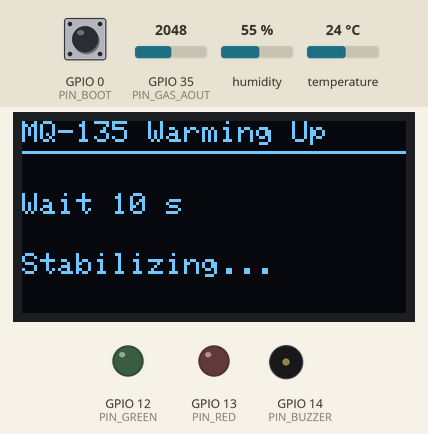
A sketch run on a simulated ESP32. On the bench: 128×64 one-colour display, output pins drawn as LEDs (lit = HIGH), buzzer (waves = sounding, pin HIGH). Inputs (shaded band) come from the test bench; at power-on: GPIO 35 (PIN_GAS_AOUT) = 2048, temperature 24 °C, GPIO 0 (PIN_BOOT) HIGH, humidity 55 % (analog values on the 0–4095 scale). WiFi joins after 1.5 s; servers stay silent unless stated; what the sketch prints to the serial monitor is not drawn.

Above: at 11.4 s.
11.5 s: GPIO 35 (PIN_GAS_AOUT) set to 608
At 28.8 s:
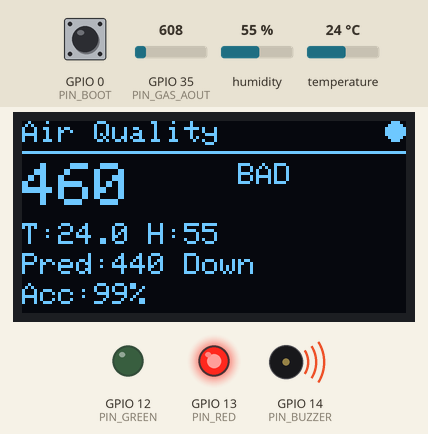
31.5 s: GPIO 35 (PIN_GAS_AOUT) set to 534
At 34.8 s:
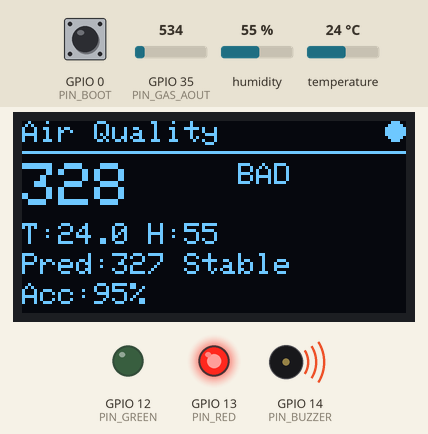
41.5 s: GPIO 35 (PIN_GAS_AOUT) set to 355
At 43.3 s:
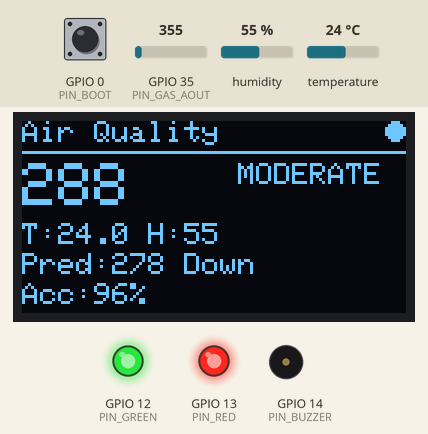
47.5 s: GPIO 35 (PIN_GAS_AOUT) set to 292
At 60.4 s:
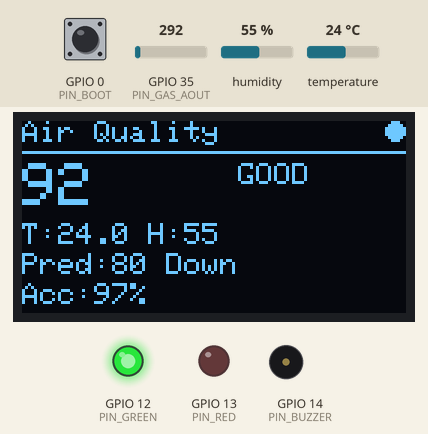
67.5 s: temperature set to 20.1 °C
At 70.6 s:
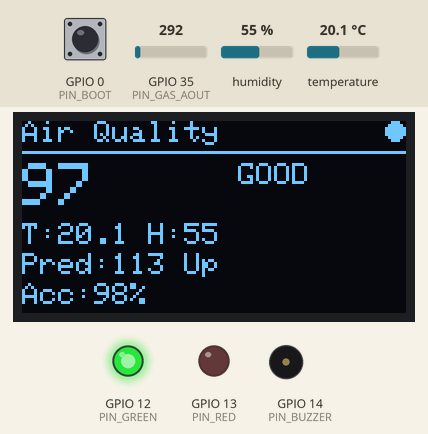
75.5 s: temperature set to 18.8 °C
At 79.0 s:
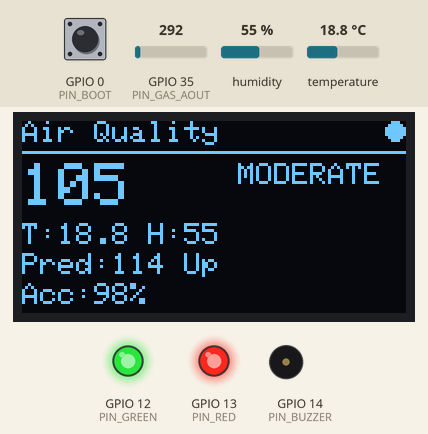
Timing chart, 0 to 80.5 s (numbered marks = the images above; inputs shaded):
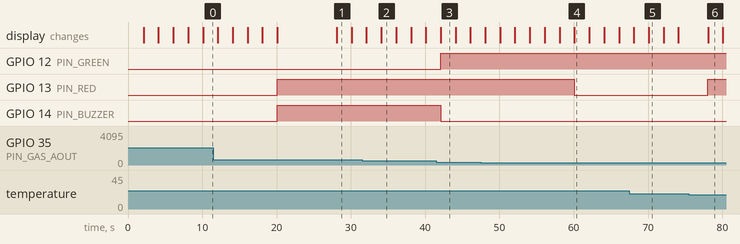

The sketch:

esp.ino
```cpp
// Air Quality Monitoring - ESP32
// Time-series (circular buffer + delta/acceleration) + linear regression.
// Weights trained offline (model/latih_model.py), embedded here.

#include <Wire.h>
#include <Adafruit_GFX.h>
#include <Adafruit_SSD1306.h>
#include <DHT.h>

// ---- Blynk IoT (template IDs MUST be defined before the Blynk header) ----
// BLYNK_PRINT intentionally left undefined: keeps Serial clean for the CSV logger.
#define BLYNK_TEMPLATE_ID   "TMPL6C8L3fR8n"
#define BLYNK_TEMPLATE_NAME "Air Quality"
#define BLYNK_AUTH_TOKEN    "LY2hbYvSKWOuYESDebySWZsRt6OTir1-"
#include <WiFi.h>
#include <BlynkSimpleEsp32.h>

// WiFi credentials. Device still runs fully offline if these are wrong/empty.
const char* WIFI_SSID = "Glu";
const char* WIFI_PASS = "G11111111";

// Blynk virtual datastream pins
#define VP_AQI    V0
#define VP_PRED   V1
#define VP_TEMP   V2
#define VP_HUM    V3
#define VP_GAS    V4
#define VP_STATUS V5
#define VP_ACC    V6
#define VP_TREND  V7

#define PIN_GAS_AOUT 35
#define PIN_GAS_DOUT 34
#define PIN_DHT      4
#define PIN_GREEN    12
#define PIN_RED      13
#define PIN_BUZZER   14
#define PIN_BOOT     0

#define OLED_W    128
#define OLED_H    64
#define OLED_ADDR 0x3C
Adafruit_SSD1306 oled(OLED_W, OLED_H, &Wire, -1);

DHT dht(PIN_DHT, DHT22);

#define ADC_RES 12
#define ADC_MAX 4095

const unsigned long PERIOD_MS = 2000;   // matches dataset Time cadence
const unsigned long WARMUP_MS = 20000;  // MQ-135 heater stabilization

// MQ-135 correction factors (datasheet approximation)
const float TEMP_REF = 20.0f, HUM_REF = 65.0f;
const float COEF_TEMP = 0.02f, COEF_HUM = 0.008f;

// correctedGas -> AQI linear map; must match training dataset scale
const float GAS_CLEAN = 200.0f;
const float GAS_BAD   = 800.0f;
const int   AQI_MAX   = 500;

const int   THRESH_GOOD = 100;
const int   THRESH_MOD  = 300;
const float TEMP_FIRE   = 50.0f;

// Regression weights (features: AQI, prev1, prev2, delta, accel, temp, humidity)
const float W_AQI = 0.93774f, W_PREV1 = 0.32736f, W_PREV2 = -0.27021f;
const float W_DELTA = 0.61038f, W_ACCEL = 0.01281f;
const float W_TEMP = 0.01409f, W_HUM = -0.22247f, W_BIAS = 17.14996f;

// --- Circular buffer for O(1) moving average of gas readings ---
#define WINDOW 10
int  bufSlots[WINDOW];
int  bufHead = 0, bufCount = 0;
long bufSum  = 0;

void maPush(int val) {
  bufSum -= bufSlots[bufHead];
  bufSlots[bufHead] = val;
  bufSum += val;
  bufHead = (bufHead + 1) % WINDOW;
  if (bufCount < WINDOW) bufCount++;
}
int maMean() { return bufCount ? bufSum / bufCount : 0; }

// --- Error ring buffer: tracks MAE for accuracy estimate ---
#define ERR_RING 30
int errRing[ERR_RING];
int errIdx = 0, errCount = 0;

void errAdd(int e) {
  errRing[errIdx] = e;
  errIdx = (errIdx + 1) % ERR_RING;
  if (errCount < ERR_RING) errCount++;
}
int calcMae() {
  if (!errCount) return 0;
  long s = 0;
  for (int i = 0; i < errCount; i++) s += errRing[i];
  return s / errCount;
}

// --- Sensor state & time-series variables ---
int  aqi = 0, aqiPrev1 = 0, aqiPrev2 = 0;
int  delta = 0, accel = 0;
int  predicted = 0, prevPredicted = 0, accuracy = 0;
bool seriesReady = false;

float temp = 0.0f, humidity = 0.0f, correctedGas = 0.0f;
int   gasAvg = 0;
bool  dhtErr = false, gasErr = false;
const char* trend = "Stable";

bool fireAlarm = false;
unsigned long tBoot = 0, tCycle = 0;
long secElapsed = 0;

// --- Anomaly detection (residual-based) ---
const int ANOMALY_THRESH = 25;   // |error| threshold
const int ANOMALY_CYCLES = 3;    // consecutive cycles to trigger
int  anomalyCount = 0;
bool anomaly      = false;

// Non-blocking buzzer
enum BuzzerMode { BUZ_OFF, BUZ_SHORT, BUZ_CONT, BUZ_FIRE, BUZ_ANOMALY };
BuzzerMode    buzzerMode = BUZ_OFF;
unsigned long tBuzzer = 0;
bool          buzzerToggle = false;

// Boot button mute
bool          buzzerMuted = false;
BuzzerMode    mutedAtMode = BUZ_OFF;
bool          bootBtnPrev = HIGH;
unsigned long tDebounce   = 0;
const unsigned long DEBOUNCE_MS = 200;

// Blynk: non-blocking reconnect timer + alert edge tracking
const unsigned long BLYNK_RETRY_MS = 5000;
unsigned long tBlynkRetry = 0;
bool prevFire = false, prevAnomaly = false;

void setLed(bool green, bool red) {
  digitalWrite(PIN_GREEN, green);
  digitalWrite(PIN_RED, red);
}

void serviceBuzzer() {
  if (buzzerMuted) { digitalWrite(PIN_BUZZER, LOW); return; }
  switch (buzzerMode) {
    case BUZ_OFF:   digitalWrite(PIN_BUZZER, LOW);  break;
    case BUZ_CONT:  digitalWrite(PIN_BUZZER, HIGH); break;
    case BUZ_SHORT: digitalWrite(PIN_BUZZER, millis() - tBuzzer < 150); break;
    case BUZ_FIRE:
      if (millis() - tBuzzer >= 120) {
        tBuzzer = millis();
        buzzerToggle = !buzzerToggle;
        digitalWrite(PIN_BUZZER, buzzerToggle);
      }
      break;
    case BUZ_ANOMALY: {   // double beep: 80ms on, 80ms off, 80ms on
        unsigned long dt = millis() - tBuzzer;
        digitalWrite(PIN_BUZZER, (dt < 80) || (dt >= 160 && dt < 240));
      }
      break;
  }
}

// --- Sensor acquisition ---
int readRawGas() {          // burst-16 average to reduce noise
  long s = 0;
  for (int i = 0; i < 16; i++) { s += analogRead(PIN_GAS_AOUT); delay(2); }
  return s / 16;
}

void readDht() {            // on NaN, keep last valid reading
  float t = dht.readTemperature(), h = dht.readHumidity();
  dhtErr = isnan(t) || isnan(h);
  if (!dhtErr) { temp = t; humidity = h; }
}

float correctGas(int raw) {
  float f = 1.0f + COEF_TEMP * (temp - TEMP_REF) + COEF_HUM * (humidity - HUM_REF);
  if (f < 0.1f) f = 0.1f;
  return raw / f;
}

int gasToAqi(float corrected) {
  float a = (corrected - GAS_CLEAN) * AQI_MAX / (GAS_BAD - GAS_CLEAN);
  return constrain(lroundf(a), 0, AQI_MAX);
}

// --- Time-series features + linear regression ---
int predictAqi() {
  int prevDelta = aqiPrev1 - aqiPrev2;
  delta = aqi - aqiPrev1;
  accel = delta - prevDelta;
  float p = W_AQI * aqi + W_PREV1 * aqiPrev1 + W_PREV2 * aqiPrev2
          + W_DELTA * delta + W_ACCEL * accel
          + W_TEMP * temp + W_HUM * humidity + W_BIAS;
  return constrain(lroundf(p), 0, AQI_MAX);
}

const char* airStatus() {
  if (fireAlarm)                 return "FIRE!";
  if (aqi <= THRESH_GOOD)        return "GOOD";
  if (aqi <= THRESH_MOD)         return "MODERATE";
  return "BAD";
}

void checkBootButton() {
  bool state = digitalRead(PIN_BOOT);
  if (bootBtnPrev == HIGH && state == LOW && millis() - tDebounce >= DEBOUNCE_MS) {
    tDebounce = millis();
    buzzerMuted = true;
    mutedAtMode = buzzerMode;
  }
  bootBtnPrev = state;
}

// 2 LEDs: GOOD=green, MODERATE=green+red (fake yellow), BAD=red+continuous
void controlOutputs() {
  if (fireAlarm)               { setLed(false, true); buzzerMode = BUZ_FIRE; return; }
  if (aqi <= THRESH_GOOD)      { setLed(true,  false); buzzerMode = BUZ_OFF; }
  else if (aqi <= THRESH_MOD)  { setLed(true,  true);  buzzerMode = BUZ_OFF; }
  else                         { setLed(false, true);  buzzerMode = BUZ_CONT; }
  if (anomaly && buzzerMode < BUZ_CONT) { buzzerMode = BUZ_ANOMALY; tBuzzer = millis(); }
  // auto-unmute on event change
  if (buzzerMuted && buzzerMode != mutedAtMode) buzzerMuted = false;
}

// --- OLED display: single function, phase-driven ---
enum Phase { PH_WARMUP, PH_FILL, PH_FIRE, PH_NORMAL };

void showDisplay(Phase phase, int secsLeft = 0) {
  oled.clearDisplay();
  oled.setTextColor(SSD1306_WHITE);
  oled.setTextSize(1);
  oled.setCursor(0, 0);

  if (phase == PH_WARMUP) {
    oled.println("MQ-135 Warming Up");
    oled.drawLine(0, 10, 128, 10, SSD1306_WHITE);
    oled.setCursor(0, 24); oled.print("Wait "); oled.print(secsLeft); oled.println(" s");
    oled.setCursor(0, 44); oled.println("Stabilizing...");
    oled.display(); return;
  }

  if (phase == PH_FILL) {
    oled.println("Air Quality");
    oled.drawLine(0, 10, 128, 10, SSD1306_WHITE);
    oled.setCursor(0, 26);
    oled.print("Filling "); oled.print(bufCount); oled.print("/"); oled.println(WINDOW);
    oled.display(); return;
  }

  if (phase == PH_FIRE) {
    oled.setTextSize(2); oled.setCursor(8, 6); oled.println("FIRE!!");
    oled.setTextSize(1);
    oled.setCursor(0, 34); oled.print("Temp "); oled.print(temp, 1); oled.println(" C");
    oled.setCursor(0, 48); oled.println("Evacuate now!");
    oled.display(); return;
  }

  // PH_NORMAL
  oled.print("Air Quality");
  if (Blynk.connected()) oled.fillCircle(124, 3, 3, SSD1306_WHITE);  // online dot
  oled.drawLine(0, 10, 128, 10, SSD1306_WHITE);
  oled.setTextSize(2); oled.setCursor(0, 14); oled.print(aqi);
  oled.setTextSize(1); oled.setCursor(72, 14); oled.print(airStatus());
  if (gasErr) { oled.setCursor(72, 24); oled.print("gasERR"); }
  oled.setCursor(0, 34); oled.print("T:");
  dhtErr ? oled.print("--") : oled.print(temp, 1);
  oled.print(" H:");
  dhtErr ? oled.print("--") : oled.print(humidity, 0);
  oled.setCursor(0, 44); oled.print("Pred:"); oled.print(predicted); oled.print(" "); oled.print(trend);
  if (anomaly) {
    oled.setCursor(0, 54); oled.print("!! ANOMALY !!");
  } else {
    oled.setCursor(0, 54); oled.print("Acc:"); oled.print(accuracy); oled.print("%");
  }
  oled.display();
}

void printCsv() {
  Serial.print(secElapsed);       Serial.print(',');
  Serial.print(temp, 1);          Serial.print(',');
  Serial.print(humidity, 1);      Serial.print(',');
  Serial.print(gasAvg);           Serial.print(',');
  Serial.print(correctedGas, 1);  Serial.print(',');
  Serial.print(aqi);              Serial.print(',');
  Serial.println(predicted);
}

// --- Blynk: non-blocking connect + telemetry push (edge stays usable offline) ---
void blynkSetup() {
  WiFi.mode(WIFI_STA);
  WiFi.begin(WIFI_SSID, WIFI_PASS);
  Blynk.config(BLYNK_AUTH_TOKEN);   // non-blocking; blynkService() drives the rest
}

void blynkService() {               // called every loop(); never blocks the cycle
  if (WiFi.status() != WL_CONNECTED) {
    if (millis() - tBlynkRetry >= BLYNK_RETRY_MS) {
      tBlynkRetry = millis();
      WiFi.begin(WIFI_SSID, WIFI_PASS);
    }
    return;
  }
  if (!Blynk.connected()) {
    if (millis() - tBlynkRetry >= BLYNK_RETRY_MS) {
      tBlynkRetry = millis();
      Blynk.connect(1500);          // short timeout so a dead server can't hang us
    }
    return;
  }
  Blynk.run();
}

void pushBlynk() {                  // datastream values + edge-triggered alerts
  bool fireEdge    = fireAlarm && !prevFire;
  bool anomalyEdge = anomaly   && !prevAnomaly;
  prevFire    = fireAlarm;
  prevAnomaly = anomaly;

  if (!Blynk.connected()) return;
  Blynk.virtualWrite(VP_AQI,    aqi);
  Blynk.virtualWrite(VP_PRED,   predicted);
  Blynk.virtualWrite(VP_TEMP,   temp);
  Blynk.virtualWrite(VP_HUM,    humidity);
  Blynk.virtualWrite(VP_GAS,    correctedGas);
  Blynk.virtualWrite(VP_STATUS, airStatus());
  Blynk.virtualWrite(VP_ACC,    accuracy);
  Blynk.virtualWrite(VP_TREND,  trend);
  if (fireEdge)    Blynk.logEvent("fire_alarm");
  if (anomalyEdge) Blynk.logEvent("anomaly");
}

void runCycle() {
  secElapsed = millis() / 1000;

  maPush(readRawGas());
  gasAvg = maMean();
  gasErr = (gasAvg <= 5) || (gasAvg >= ADC_MAX - 5);
  readDht();

  // Warmup: keep outputs off until MQ-135 stabilizes
  if (millis() - tBoot < WARMUP_MS) {
    int secs = (WARMUP_MS - (millis() - tBoot) + 999) / 1000;
    setLed(false, false); buzzerMode = BUZ_OFF;
    showDisplay(PH_WARMUP, secs);
    return;
  }
  // Fill: wait until moving average window is full
  if (bufCount < WINDOW) {
    setLed(false, false); buzzerMode = BUZ_OFF;
    showDisplay(PH_FILL);
    return;
  }

  correctedGas = correctGas(gasAvg);
  aqi = gasToAqi(correctedGas);

  if (!seriesReady) {   // prevent delta spike on first cycle
    aqiPrev1 = aqiPrev2 = prevPredicted = aqi;
    seriesReady = true;
  }

  errAdd(abs(prevPredicted - aqi));
  accuracy = constrain(100 - calcMae() / 5, 0, 100);

  predicted     = predictAqi();
  prevPredicted = predicted;

  int diff = predicted - aqi;
  trend = (diff > 5) ? "Up" : (diff < -5) ? "Down" : "Stable";

  // Anomaly: large prediction error for N consecutive cycles
  int cycleErr = abs(prevPredicted - aqi);
  if (cycleErr > ANOMALY_THRESH) {
    anomalyCount++;
    anomaly = (anomalyCount >= ANOMALY_CYCLES);
  } else {
    anomalyCount = 0;
    anomaly = false;
  }

  fireAlarm = !dhtErr && temp >= TEMP_FIRE;

  controlOutputs();
  showDisplay(fireAlarm ? PH_FIRE : PH_NORMAL);
  printCsv();
  pushBlynk();

  aqiPrev2 = aqiPrev1;
  aqiPrev1 = aqi;
}

void setup() {
  Serial.begin(115200);
  Serial.println("Time,Temp,Humidity,RawGas,CorrectedGas,AQI,PredictedAQI");

  pinMode(PIN_BOOT,     INPUT_PULLUP);
  pinMode(PIN_GAS_DOUT, INPUT);
  pinMode(PIN_GREEN,    OUTPUT);
  pinMode(PIN_RED,      OUTPUT);
  pinMode(PIN_BUZZER,   OUTPUT);
  analogReadResolution(ADC_RES);

  dht.begin();
  if (!oled.begin(SSD1306_SWITCHCAPVCC, OLED_ADDR)) {
    Serial.println("OLED not found");
    while (true) delay(1000);
  }

  blynkSetup();   // starts connecting during the MQ-135 warm-up window

  tBoot  = millis();
  tCycle = millis();
}

void loop() {
  checkBootButton();
  serviceBuzzer();
  blynkService();
  if (millis() - tCycle >= PERIOD_MS) {
    tCycle += PERIOD_MS;
    runCycle();
  }
}
```

Measured:
- the behaviour switches between 561 and 560 on GPIO 35 (PIN_GAS_AOUT) (found by bisection; images 1 and 2)
- the behaviour switches between 321 and 320 on GPIO 35 (PIN_GAS_AOUT) (found by bisection; images 3 and 4)
- the behaviour switches between 19.6 and 19.5 °C on temperature (found by bisection; images 5 and 6)
- after the input at 11.5 s, the display: first differs from a run without the input after 16.6 s (image 1)
- after the input at 41.5 s, GPIO 12 (PIN_GREEN): LOW → HIGH after 0.57 s instead of 2.6 s; GPIO 14 (PIN_BUZZER): HIGH → LOW after 0.60 s instead of 2.6 s; the display: changes after 0.60 s (image 3)
- after the input at 47.5 s, GPIO 13 (PIN_RED): HIGH → LOW after 12.6 s
- after the input at 67.5 s, the display: first differs from a run without the input after 2.6 s (image 5)
- after the input at 75.5 s, GPIO 13 (PIN_RED): LOW → HIGH after 2.6 s; the display: changes after 2.6 s (image 6)
